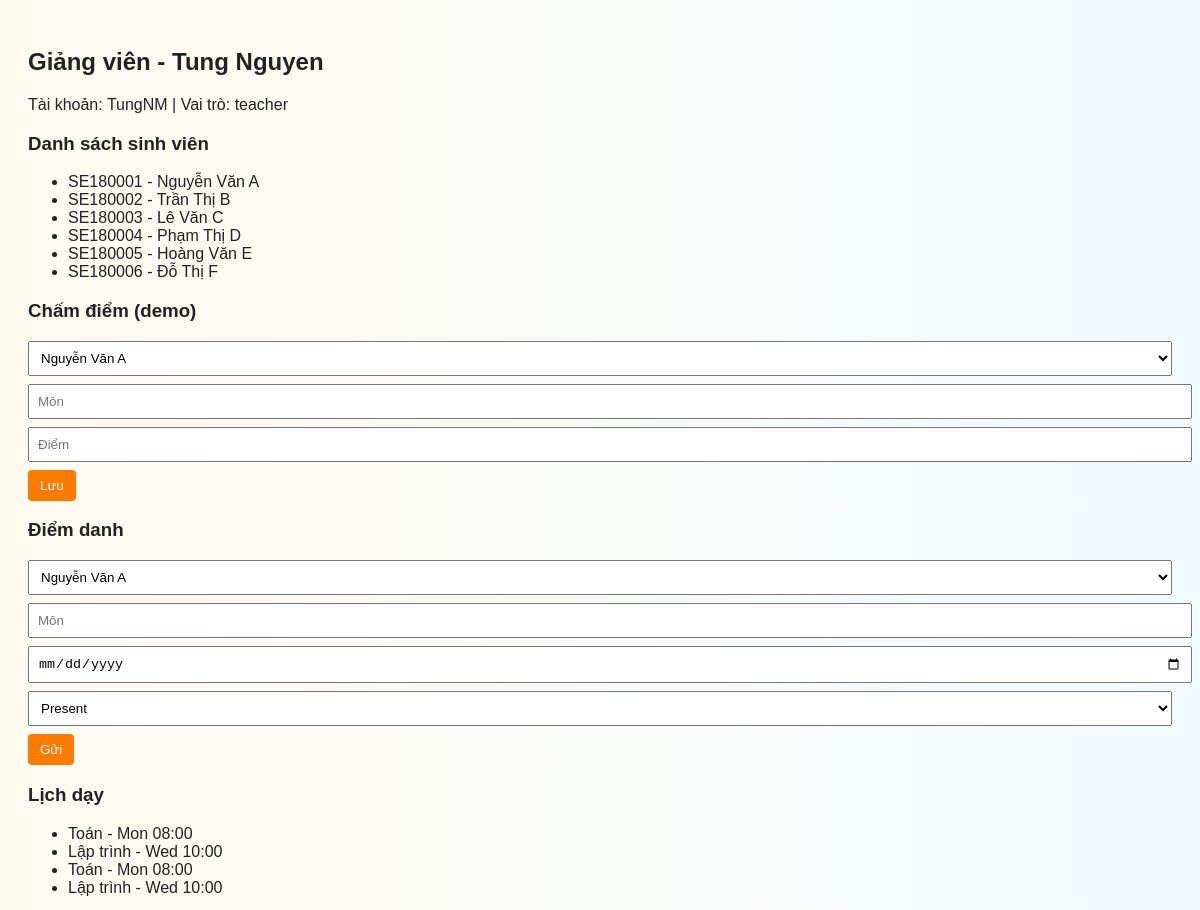
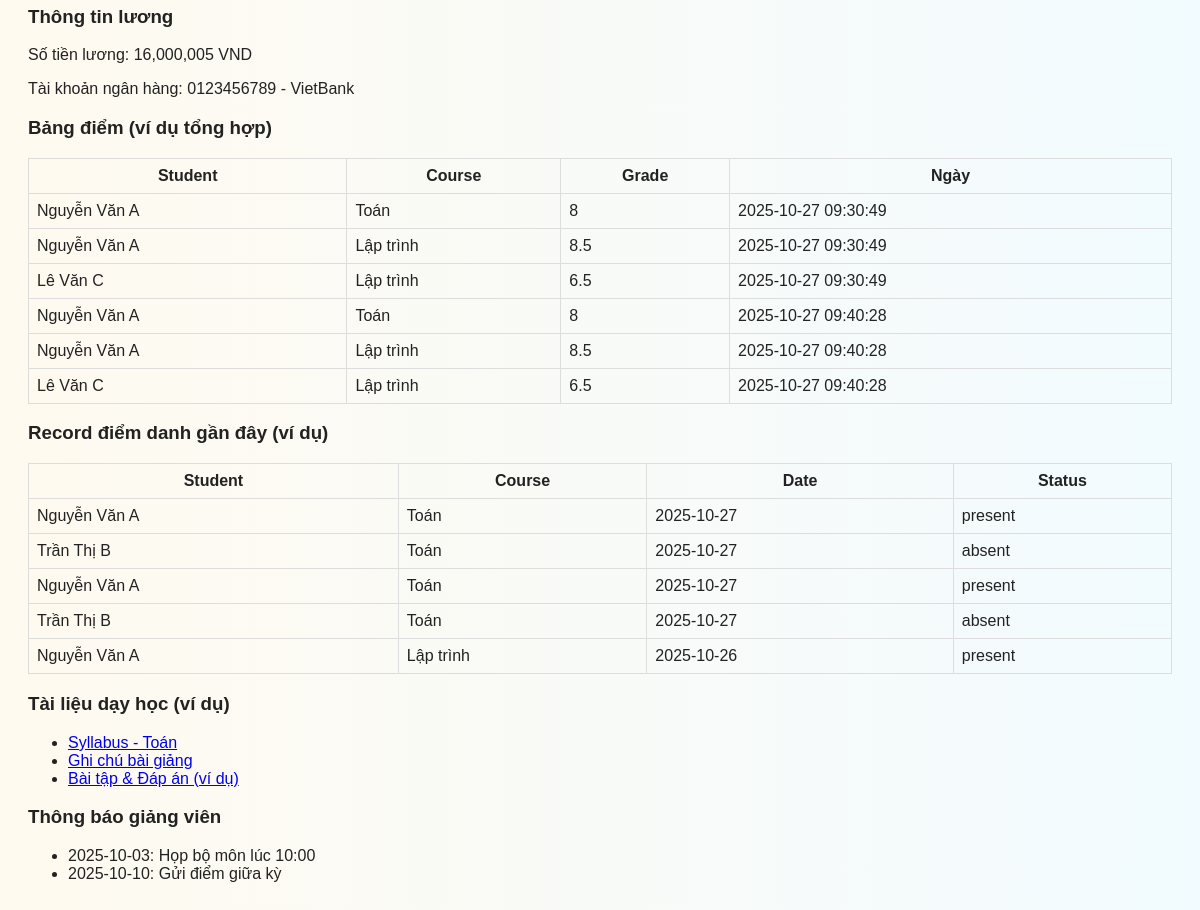
Screenshot of /teacher.php (signed in) with the database file from the repository (2 pictures, top to bottom).
### tables this page shows
CREATE TABLE students (
    id INTEGER PRIMARY KEY AUTOINCREMENT,
    student_code TEXT UNIQUE,
    fullname TEXT,
    class TEXT,
    info TEXT
);

CREATE TABLE schedule (
            id INTEGER PRIMARY KEY AUTOINCREMENT,
            role TEXT,
            user_ref TEXT,
            course TEXT,
            day TEXT,
            time TEXT
        );

CREATE TABLE teacher_salary (
    id INTEGER PRIMARY KEY AUTOINCREMENT,
    teacher_id INTEGER,
    amount INTEGER,
    bank_account TEXT
);

CREATE TABLE grades (
            id INTEGER PRIMARY KEY AUTOINCREMENT,
            student_id INTEGER,
            course TEXT,
            grade TEXT,
            teacher_id INTEGER,
            created_at TEXT
        );

CREATE TABLE attendance (
            id INTEGER PRIMARY KEY AUTOINCREMENT,
            student_id INTEGER,
            course TEXT,
            date TEXT,
            status TEXT,
            teacher_id INTEGER
        );

### src/db.php (called while the page is built, shortened)
<?php
function getDB() {
    $dbFile = __DIR__ . '/../data/fap.db';
    $pdo = new PDO('sqlite:' . $dbFile);
    $pdo->setAttribute(PDO::ATTR_ERRMODE, PDO::ERRMODE_EXCEPTION);
    ensureSchema($pdo);
    return $pdo;
}
function ensureSchema(PDO $pdo) {
    try {
        $pdo->exec("CREATE TABLE IF NOT EXISTS users (
            id INTEGER PRIMARY KEY AUTOINCREMENT,
            username TEXT UNIQUE,
            password TEXT,
            role TEXT,
            fullname TEXT
        );");
        $pdo->exec("CREATE TABLE IF NOT EXISTS students (
            id INTEGER PRIMARY KEY AUTOINCREMENT,
            student_code TEXT UNIQUE,
            fullname TEXT,
            class TEXT,
            info TEXT
        );");
        $pdo->exec("CREATE TABLE IF NOT EXISTS payments (
            id INTEGER PRIMARY KEY AUTOINCREMENT,
            student_id INTEGER,
            amount INTEGER,
            status TEXT,
            tx_ref TEXT
        );");
        $pdo->exec("CREATE TABLE IF NOT EXISTS grades (
            id INTEGER PRIMARY KEY AUTOINCREMENT,
            student_id INTEGER,
            course TEXT,
            grade TEXT,
            teacher_id INTEGER,
            created_at TEXT
        );");
        $pdo->exec("CREATE TABLE IF NOT EXISTS schedule (
            id INTEGER PRIMARY KEY AUTOINCREMENT,
            role TEXT,
            user_ref TEXT,
            course TEXT,
            day TEXT,
            time TEXT
        );");
        $pdo->exec("CREATE TABLE IF NOT EXISTS complaints (
            id INTEGER PRIMARY KEY AUTOINCREMENT,
            student_id INTEGER,
            file_path TEXT,
            message TEXT,
            status TEXT DEFAULT 'new',
            created_at TEXT
        );");
        $pdo->exec("CREATE TABLE IF NOT EXISTS attendance (
            id INTEGER PRIMARY KEY AUTOINCREMENT,
            student_id INTEGER,
            course TEXT,
            date TEXT,
            status TEXT,
            teacher_id INTEGER
        );");
        $count = $pdo->query('SELECT COUNT(*) as c FROM users')->fetch(PDO::FETCH_ASSOC)['c'] ?? 0;
    } catch (Exception $e) {
    }
}
?>

### public/teacher.php (the view, shortened to what this page needs)
<?php
require_once __DIR__ . '/../src/db.php';
$user = $_SESSION['user'];
$students = getDB()->query('SELECT * FROM students')->fetchAll(PDO::FETCH_ASSOC);
$schedule = getDB()->prepare("SELECT * FROM schedule WHERE role='teacher' AND user_ref = ?");
$schedule->execute([$_SESSION['user']['username']]);
$schedule = $schedule->fetchAll(PDO::FETCH_ASSOC);
?>
<!doctype html>
<html>
<head>
    <link rel="stylesheet" href="assets/css/style.css">
</head>
<body>
<h2>Giảng viên - <?php echo htmlspecialchars($user['fullname']); ?></h2>
<p>Tài khoản: <?php echo htmlspecialchars($user['username']); ?> | Vai trò: <?php echo htmlspecialchars($user['role']); ?></p>
<h3>Danh sách sinh viên</h3>
<ul>
    <?php foreach ($students as $s): ?>
        <li><?php echo htmlspecialchars($s['student_code'] . ' - ' . $s['fullname']); ?></li>
    <?php endforeach; ?>
</ul>
<h3>Chấm điểm (demo)</h3>
<form method="post">
    <select name="student_id">
        <?php foreach ($students as $s): ?>
            <option value="<?php echo $s['id']; ?>"><?php echo htmlspecialchars($s['fullname']); ?></option>
        <?php endforeach; ?>
    </select>
    <input name="course" placeholder="Môn">
    <input name="grade" placeholder="Điểm">
    <button name="grade_student">Lưu</button>
</form>
<h3>Điểm danh</h3>
<form method="post">
    <select name="student_id">
        <?php foreach ($students as $s): ?>
            <option value="<?php echo $s['id']; ?>"><?php echo htmlspecialchars($s['fullname']); ?></option>
        <?php endforeach; ?>
    </select>
    <input name="course_att" placeholder="Môn">
    <input name="date" type="date" />
    <select name="status"><option value="present">Present</option><option value="absent">Absent</option></select>
    <button name="attendance_submit">Gửi</button>
</form>
<h3>Lịch dạy</h3>
<?php if (!empty($schedule)): ?>
    <ul>
    <?php foreach ($schedule as $s): ?>
        <li><?php echo htmlspecialchars($s['course'] . ' - ' . $s['day'] . ' ' . $s['time']); ?></li>
    <?php endforeach; ?>
    </ul>
<?php else: ?>
    <p>Chưa có lịch dạy.</p>
<?php endif; ?>
<?php
$salaryInfo = null;
if ($_SESSION['user']['role'] === 'teacher') {
    $pdo = getDB();
    $uidStmt = $pdo->prepare('SELECT id FROM users WHERE lower(username) = lower(?) OR lower(fullname) = lower(?) LIMIT 1');
    $uidStmt->execute([$_SESSION['user']['username'], $_SESSION['user']['fullname']]);
    $row = $uidStmt->fetch(PDO::FETCH_ASSOC);
    $uid = $row['id'] ?? null;
    if ($uid) {
        $sstmt = $pdo->prepare('SELECT * FROM teacher_salary WHERE teacher_id = ? LIMIT 1');
        $sstmt->execute([$uid]);
        $salaryInfo = $sstmt->fetch(PDO::FETCH_ASSOC);
    }
}
?>
<?php if ($salaryInfo): ?>
    <h3>Thông tin lương</h3>
    <p>Số tiền lương: <span id="salary_amount"><?php echo number_format($salaryInfo['amount']); ?></span> VND</p>
    <p>Tài khoản ngân hàng: <span id="salary_bank"><?php echo htmlspecialchars($salaryInfo['bank_account']); ?></span></p>
<?php endif; ?>
<h3>Bảng điểm (ví dụ tổng hợp)</h3>
<?php
    $allgrades = getDB()->query("SELECT g.*, s.fullname as student_name FROM grades g LEFT JOIN students s ON s.id = g.student_id WHERE g.teacher_id = " . intval($_SESSION['user']['id']))->fetchAll(PDO::FETCH_ASSOC);
?>
<?php if (!empty($allgrades)): ?>
    <table>
        <tr><th>Student</th><th>Course</th><th>Grade</th><th>Ngày</th></tr>
        <?php foreach ($allgrades as $ag): ?>
            <tr>
                <td><?php echo htmlspecialchars($ag['student_name']); ?></td>
                <td><?php echo htmlspecialchars($ag['course']); ?></td>
                <td><?php echo htmlspecialchars($ag['grade']); ?></td>
                <td><?php echo htmlspecialchars($ag['created_at']); ?></td>
            </tr>
        <?php endforeach; ?>
    </table>
<?php else: ?>
    <p>Chưa có bản ghi chấm điểm do bạn thực hiện.</p>
<?php endif; ?>
<h3>Record điểm danh gần đây (ví dụ)</h3>
<?php
    $recent = getDB()->query("SELECT a.*, s.fullname as student_name FROM attendance a LEFT JOIN students s ON s.id = a.student_id WHERE a.teacher_id = " . intval($_SESSION['user']['id']) . " ORDER BY a.date DESC LIMIT 5")->fetchAll(PDO::FETCH_ASSOC);
?>
<?php if (!empty($recent)): ?>
    <table>
        <tr><th>Student</th><th>Course</th><th>Date</th><th>Status</th></tr>
        <?php foreach ($recent as $r): ?>
            <tr>
                <td><?php echo htmlspecialchars($r['student_name']); ?></td>
                <td><?php echo htmlspecialchars($r['course']); ?></td>
                <td><?php echo htmlspecialchars($r['date']); ?></td>
                <td><?php echo htmlspecialchars($r['status']); ?></td>
            </tr>
        <?php endforeach; ?>
    </table>
<?php else: ?>
    <p>Không có dữ liệu điểm danh gần đây.</p>
<?php endif; ?>
<h3>Tài liệu dạy học (ví dụ)</h3>
<ul>
    <li><a href="assets/docs/sample_syllabus.txt">Syllabus - Toán</a></li>
    <li><a href="assets/docs/sample_notes.txt">Ghi chú bài giảng</a></li>
    <li><a href="#">Bài tập & Đáp án (ví dụ)</a></li>
</ul>
<h3>Thông báo giảng viên</h3>
<ul>
    <li>2025-10-03: Họp bộ môn lúc 10:00</li>
    <li>2025-10-10: Gửi điểm giữa kỳ</li>
</ul>
</body>
</html>

### public/assets/css/style.css (style rules this page uses)
body { font-family: Arial, sans-serif; background: linear-gradient(90deg,#fffaf0,#f2fbff); color:#222; padding:20px; }
input, select, textarea { display:block; width:100%; padding:8px; margin:8px 0; }
button { background:#ff7a00; color:#fff; border:none; padding:8px 12px; border-radius:4px; }
table { border-collapse:collapse; width:100%; }
table td, table th { border:1px solid #ddd; padding:8px; }

### rows the page displays
students: student_code+fullname "SE180001 - Nguyễn Văn A"
students: student_code+fullname "SE180002 - Trần Thị B"
students: student_code+fullname "SE180003 - Lê Văn C"
students: student_code+fullname "SE180004 - Phạm Thị D"
students: student_code+fullname "SE180005 - Hoàng Văn E"
students: student_code+fullname "SE180006 - Đỗ Thị F"
schedule: course+day+time "Toán - Mon 08:00"
schedule: course+day+time "Lập trình - Wed 10:00"
schedule: course+day+time "Toán - Mon 08:00"
schedule: course+day+time "Lập trình - Wed 10:00"
teacher_salary: amount "16,000,005", bank_account "0123456789 - VietBank"
grades: student.fullname "Nguyễn Văn A", course "Toán", grade "8", created_at "2025-10-27 09:30:49"
grades: student.fullname "Nguyễn Văn A", course "Lập trình", grade "8.5", created_at "2025-10-27 09:30:49"
grades: student.fullname "Lê Văn C", course "Lập trình", grade "6.5", created_at "2025-10-27 09:30:49"
grades: student.fullname "Nguyễn Văn A", course "Toán", grade "8", created_at "2025-10-27 09:40:28"
grades: student.fullname "Nguyễn Văn A", course "Lập trình", grade "8.5", created_at "2025-10-27 09:40:28"
grades: student.fullname "Lê Văn C", course "Lập trình", grade "6.5", created_at "2025-10-27 09:40:28"
attendance: student.fullname "Nguyễn Văn A", course "Toán", date "2025-10-27", status "present"
attendance: student.fullname "Trần Thị B", course "Toán", date "2025-10-27", status "absent"
attendance: student.fullname "Nguyễn Văn A", course "Toán", date "2025-10-27", status "present"
attendance: student.fullname "Trần Thị B", course "Toán", date "2025-10-27", status "absent"
attendance: student.fullname "Nguyễn Văn A", course "Lập trình", date "2025-10-26", status "present"

### other values shown
$user['fullname'] "Tung Nguyen"
$user['username'] "TungNM"
$user['role'] "teacher"
form field student_id "Nguyễn Văn A"
